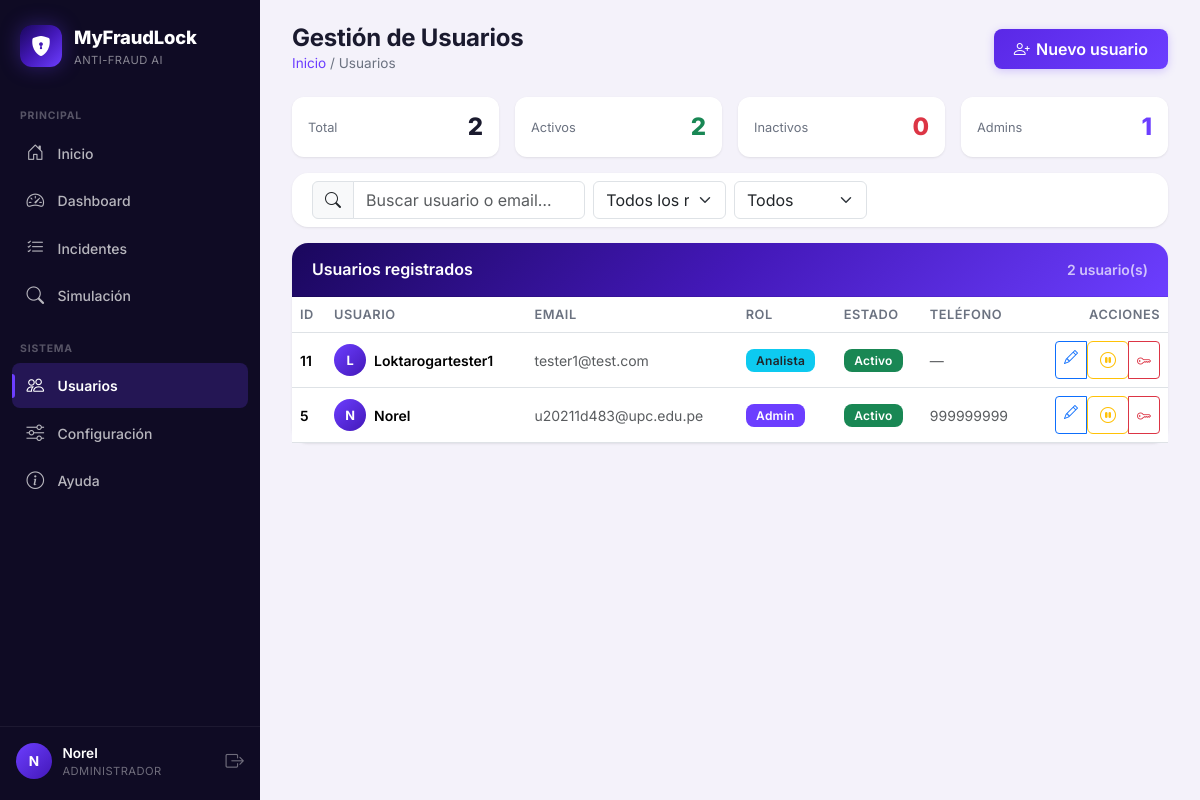
The page /api/usuarios-panel/ (signed in) on the database as committed earlier.
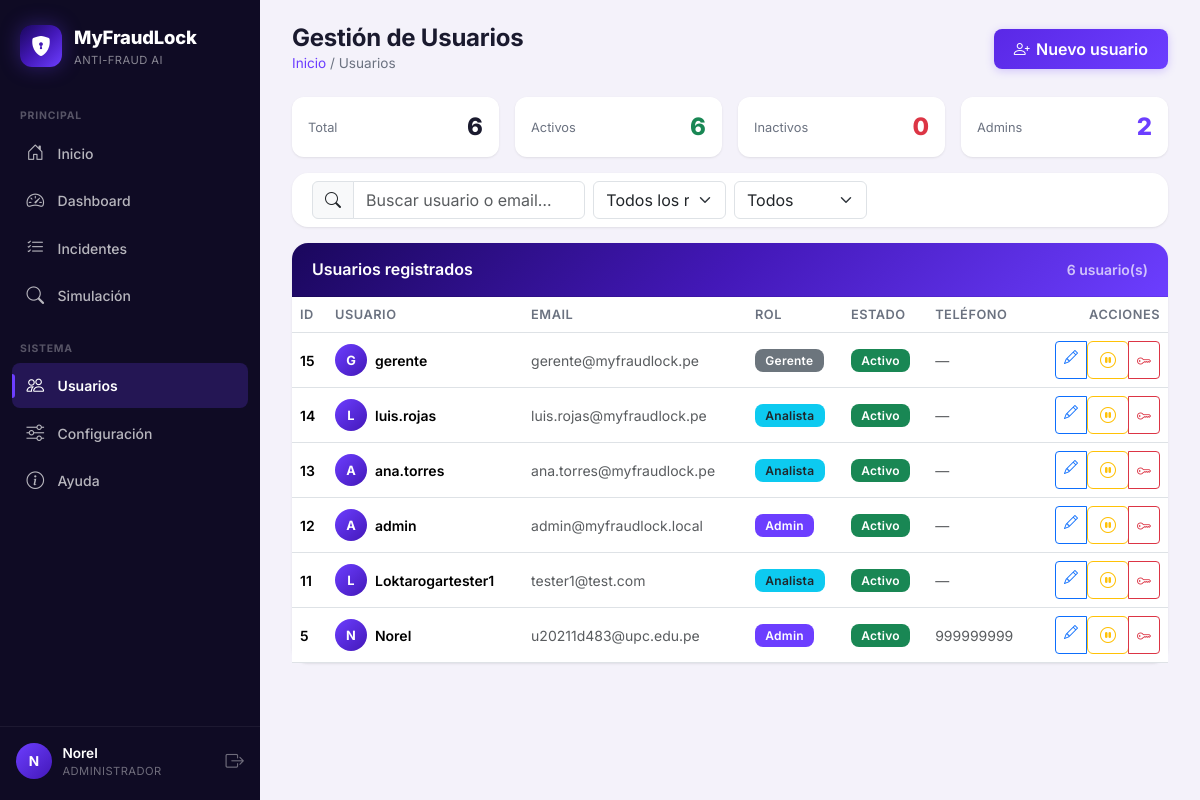
The same page on the database as committed later.
### api/models.py (models this page shows, shortened)
class Usuario(models.Model):
    class Roles(models.TextChoices):
        ADMIN = 'ADMIN', 'Administrador'
        ANALISTA = 'ANALISTA', 'Analista de Fraude'
        GERENTE = 'GERENTE', 'Gerente (solo lectura)'
    id_usuario = models.AutoField(primary_key=True)
    username = models.CharField(max_length=100, unique=True)
    email = models.EmailField(unique=True)
    password = models.CharField(max_length=128)  # almacena hash
    telefono = models.CharField(max_length=15, null=True, blank=True)
    activo = models.BooleanField(default=True)
    rol = models.CharField(
        max_length=15,
        choices=Roles.choices,
        default=Roles.ANALISTA,
        db_index=True,
    )

### api/views.py (the view)
# urls.py: path('usuarios-panel/', usuarios_list_view, name='usuarios_list'),
@usuario_login_required
@require_roles()
def usuarios_list_view(request):
    usuarios = Usuario.objects.all().order_by('-id_usuario')
    ctx = {
        "usuarios": usuarios,
        "activos": usuarios.filter(activo=True).count(),
        "inactivos": usuarios.filter(activo=False).count(),
        "admins": usuarios.filter(rol="ADMIN").count(),
    }
    return render(request, "api/usuarios.html", ctx)

### api/context_processors.py (called while the page is built)
def current_usuario(request):
    uid = request.session.get('usuario_id')
    usuario = None
    if uid:
        try:
            usuario = Usuario.objects.get(pk=uid, activo=True)
        except Usuario.DoesNotExist:
            pass
    return {"current_usuario": usuario}

### templates/api/usuarios.html (shortened to what this page needs)
{% extends "api/base.html" %}
{% block content %}
<div class="page-head animate-in">
    <div>
        <h1>Gestión de Usuarios</h1>
        <div class="breadcrumbs"><a href="{% url 'inicio' %}">Inicio</a> / Usuarios</div>
    </div>
    <a href="{% url 'usuario_create' %}" class="btn btn-brand btn-icon">
        <i class="bi bi-person-plus"></i> Nuevo usuario
    </a>
</div>
<div class="row g-3 mb-3 animate-in delay-1">
    <div class="col-6 col-md-3">
        <div class="stat-mini">
            <span class="stat-mini-label">Total</span>
            <span class="stat-mini-value">{{ usuarios|length }}</span>
        </div>
    </div>
    <div class="col-6 col-md-3">
        <div class="stat-mini">
            <span class="stat-mini-label">Activos</span>
            <span class="stat-mini-value text-success">{{ activos }}</span>
        </div>
    </div>
    <div class="col-6 col-md-3">
        <div class="stat-mini">
            <span class="stat-mini-label">Inactivos</span>
            <span class="stat-mini-value text-danger">{{ inactivos }}</span>
        </div>
    </div>
    <div class="col-6 col-md-3">
        <div class="stat-mini">
            <span class="stat-mini-label">Admins</span>
            <span class="stat-mini-value text-brand">{{ admins }}</span>
        </div>
    </div>
</div>
<div class="card mb-3 animate-in delay-1">
    <div class="card-body py-2">
        <form class="row g-2 align-items-end" onsubmit="event.preventDefault()">
            <div class="col-lg-4">
                <div class="input-group">
                    <span class="input-group-text"><i class="bi bi-search"></i></span>
                    <input id="searchInput" type="text" class="form-control" placeholder="Buscar usuario o email…">
                </div>
            </div>
            <div class="col-sm-4 col-lg-2">
                <select id="rolFilter" class="form-select">
                    <option value="">Todos los roles</option>
                </select>
            </div>
            <div class="col-sm-4 col-lg-2">
                <select id="estadoFilter" class="form-select">
                    <option value="">Todos</option>
                </select>
            </div>
        </form>
    </div>
</div>
<div class="card animate-in delay-2">
    <div class="card-header card-brand-header d-flex justify-content-between align-items-center">
        <h6 class="mb-0">Usuarios registrados</h6>
        <small id="countLabel" style="opacity:.7">{{ usuarios|length }} usuario(s)</small>
    </div>
    <div class="card-body p-0">
        <div class="table-responsive">
            <table class="table table-hover align-middle mb-0" id="usersTable">
                <thead>
                <tr>
                    <th>ID</th>
                    <th>Usuario</th>
                    <th>Email</th>
                    <th>Rol</th>
                    <th>Estado</th>
                    <th>Teléfono</th>
                    <th class="text-end">Acciones</th>
                </tr>
                </thead>
                <tbody>
                {% for u in usuarios %}
                    <tr data-username="{{ u.username|lower }}"
                        data-email="{{ u.email|lower }}"
                        data-rol="{{ u.rol }}"
                        data-activo="{% if u.activo %}activo{% else %}inactivo{% endif %}">
                        <td class="fw-semibold">{{ u.id_usuario }}</td>
                        <td>
                            <div class="d-flex align-items-center gap-2">
                                <div class="usr-avatar">{{ u.username|make_list|first|upper }}</div>
                                <span class="fw-semibold">{{ u.username }}</span>
                            </div>
                        </td>
                        <td class="text-muted">{{ u.email }}</td>
                        <td>
                            {% if u.rol == 'ADMIN' %}
                                <span class="badge" style="background:var(--brand-500);color:#fff">Admin</span>
                            {% elif u.rol == 'ANALISTA' %}
                                <span class="badge bg-info text-dark">Analista</span>
                            {% else %}
                                <span class="badge bg-secondary">Gerente</span>
                            {% endif %}
                        </td>
                        <td>
                            {% if u.activo %}
                                <span class="badge bg-success">Activo</span>
                            {% else %}
                                <span class="badge bg-danger">Inactivo</span>
                            {% endif %}
                        </td>
                        <td class="text-muted">{{ u.telefono|default:"—" }}</td>
                        <td class="text-end">
                            <div class="btn-group btn-group-sm">
                                <a href="{% url 'usuario_edit' u.id_usuario %}" class="btn btn-outline-primary" title="Editar">
                                    <i class="bi bi-pencil"></i>
                                </a>
                                <form method="post" action="{% url 'usuario_toggle' u.id_usuario %}" class="d-inline">
                                    <button type="submit" class="btn btn-outline-{{ u.activo|yesno:'warning,success' }}" title="{{ u.activo|yesno:'Desactivar,Activar' }}">
                                        <i class="bi bi-{{ u.activo|yesno:'pause-circle,play-circle' }}"></i>
                                    </button>
                                </form>
                                <button type="button" class="btn btn-outline-danger" title="Resetear contraseña"
                                        data-bs-toggle="modal" data-bs-target="#resetModal"
                                        data-uid="{{ u.id_usuario }}" data-uname="{{ u.username }}">
                                    <i class="bi bi-key"></i>
                                </button>
                            </div>
                        </td>
                    </tr>
                {% empty %}
                    <tr><td colspan="7" class="text-center text-muted py-4">No hay usuarios.</td></tr>
                {% endfor %}
                </tbody>
            </table>
        </div>
    </div>
</div>
{% endblock %}

### templates/api/base.html (shortened to what this page needs)
<!DOCTYPE html>
<html lang="es" data-theme="dark">
<head>
    <link href="https://cdn.jsdelivr.net/npm/bootstrap@5.3.3/dist/css/bootstrap.min.css" rel="stylesheet">
    <link href="https://cdn.jsdelivr.net/npm/bootstrap-icons@1.11.3/font/bootstrap-icons.css" rel="stylesheet">
</head>
<body>
<nav class="sidebar" id="sidebar">
    <a class="sidebar-brand" href="{% url 'inicio' %}">
        <span class="sidebar-brand-icon">
            <i class="bi bi-shield-lock-fill"></i>
        </span>
        <span class="sidebar-brand-text">
            MyFraudLock
            <small>Anti-Fraud AI</small>
        </span>
    </a>
    <div class="sidebar-section">
        <div class="sidebar-section-title">Principal</div>
        <a class="sidebar-link" href="{% url 'inicio' %}" data-nav>
            <i class="bi bi-house-door"></i> Inicio
        </a>
        {% if current_usuario %}
            {% if current_usuario.rol == 'GERENTE' or current_usuario.rol == 'ADMIN' %}
                <a class="sidebar-link" href="{% url 'dashboard' %}" data-nav>
                    <i class="bi bi-speedometer2"></i> Dashboard
                </a>
            {% endif %}
            {% if current_usuario.rol == 'ANALISTA' or current_usuario.rol == 'ADMIN' %}
                <a class="sidebar-link" href="{% url 'incidentes_listado' %}" data-nav>
                    <i class="bi bi-list-check"></i> Incidentes
                </a>
            {% endif %}
            <a class="sidebar-link" href="{% url 'simulacion_front' %}" data-nav>
                <i class="bi bi-search"></i> Simulación
            </a>
        {% endif %}
    </div>
    {% if current_usuario %}
    <div class="sidebar-section">
        <div class="sidebar-section-title">Sistema</div>
        {% if current_usuario.rol == 'ADMIN' %}
            <a class="sidebar-link" href="{% url 'usuarios_list' %}" data-nav>
                <i class="bi bi-people"></i> Usuarios
            </a>
        {% endif %}
        {% if current_usuario.rol == 'GERENTE' or current_usuario.rol == 'ADMIN' %}
            <a class="sidebar-link" href="{% url 'configuracion_front' %}" data-nav>
                <i class="bi bi-sliders"></i> Configuración
            </a>
        {% endif %}
        <a class="sidebar-link" href="{% url 'ayuda' %}" data-nav>
            <i class="bi bi-info-circle"></i> Ayuda
        </a>
    </div>
    {% endif %}
    <div class="sidebar-spacer"></div>
    {% if current_usuario %}
    <div class="sidebar-user">
        <div class="sidebar-avatar">
            {{ current_usuario.username|make_list|first|upper }}
        </div>
        <div class="sidebar-user-info">
            <div class="sidebar-user-name">{{ current_usuario.username }}</div>
            <div class="sidebar-user-role">{{ current_usuario.get_rol_display }}</div>
        </div>
        <a href="{% url 'logout' %}" class="sidebar-logout" title="Cerrar sesión">
            <i class="bi bi-box-arrow-right"></i>
        </a>
    </div>
    {% else %}
    <div class="sidebar-user">
        <a href="{% url 'login' %}" class="sidebar-link" style="margin:0; flex:1;">
            <i class="bi bi-box-arrow-in-right"></i> Iniciar sesión
        </a>
    </div>
    {% endif %}
</nav>
<main class="main-content">
    {% block content %}{% endblock %}
</main>
</body>
</html>

### templates/api/usuarios.html (style rules this page uses)
.stat-mini { background: var(--surface-card); border-radius: var(--radius-md); padding: .75rem 1rem; box-shadow: var(--shadow-sm); display: flex; justify-content: space-between; align-items: center; }
.stat-mini-label { font-size: .8rem; color: var(--text-secondary); }
.stat-mini-value { font-size: 1.5rem; font-weight: 800; }
.usr-avatar { width: 32px; height: 32px; background: linear-gradient(135deg, var(--brand-500), var(--brand-700)); color: #fff; font-weight: 700; font-size: .8rem; border-radius: 50%; display: grid; place-items: center; flex-shrink: 0; }

Rows that differ between the two databases and show on the page:
added Usuario: id_usuario "15", username|make_list "G", username "gerente", email "gerente@myfraudlock.pe", rol "Gerente", activo "Activo", telefono "—"
added Usuario: id_usuario "14", username|make_list "L", username "luis.rojas", email "luis.rojas@myfraudlock.pe", rol "Analista", activo "Activo", telefono "—"
added Usuario: id_usuario "13", username|make_list "A", username "ana.torres", email "ana.torres@myfraudlock.pe", rol "Analista", activo "Activo", telefono "—"
added Usuario: id_usuario "12", username|make_list "A", username "admin", email "admin@myfraudlock.local", rol "Admin", activo "Activo", telefono "—"
Other text that changed with them:
{{ usuarios|length }}: "2" → "6"
{{ activos }}: "2" → "6"
{{ admins }}: "1" → "2"
